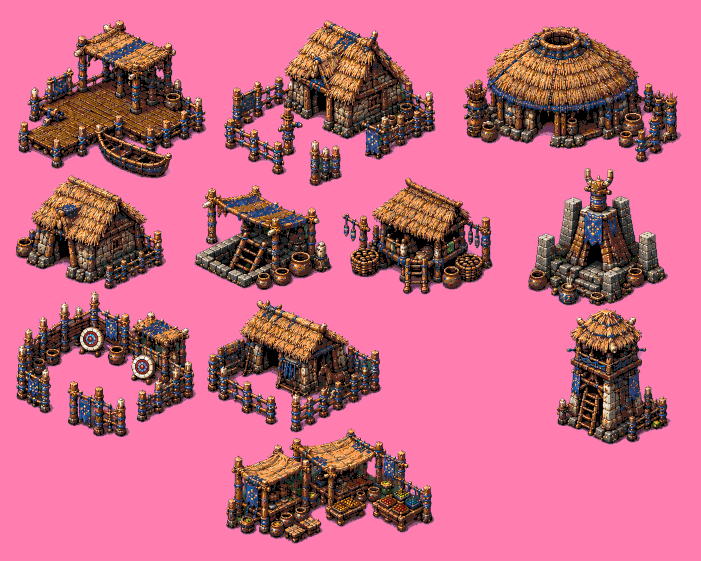
#> input picture scripts/retro_palette/buildings copy.png, 701 x 561 px
$ python retro_palette.py 'buildings copy.png'
#> lines starting #> are read from the running program, lines starting #| are printed output that depends on the picture; after the words box and inside, x2 and y2 are one past the last pixel; in counts of white or black regions, pixels touching at a corner belong together
#!/usr/bin/env python3
"""
retro_palette.py — Convertit une image en style rétro par indexation de couleurs.

Si un fichier .hex est trouvé à la racine du dossier de l'image, il est utilisé
comme palette fixe (cohérence garantie entre tous les sprites).

Format .hex : une couleur par ligne, avec ou sans #
    1a1c2c
    5d275d
    #b13e53
    ...

Usage :
    python retro_palette.py <image> [options]

Exemples :
    python retro_palette.py hero.png --remove-bg
    python retro_palette.py hero.png --remove-bg --dither
    python retro_palette.py hero.png --palette custom.hex
    python retro_palette.py hero.png --metric rgb          # distance RGB pure (meilleur pour sprites saturés)
    python retro_palette.py hero.png --metric lab          # distance Lab perceptuelle (défaut historique)
    python retro_palette.py hero.png --colors 16 --method kmeans  # sans palette hex
"""

import argparse
import sys
from pathlib import Path

try:
    from PIL import Image
except ImportError:
    print("Pillow manquant. Lance : pip3 install Pillow")
    sys.exit(1)

import numpy as np

try:
    from sklearn.cluster import MiniBatchKMeans
    SKLEARN_OK = True
except ImportError:
    SKLEARN_OK = False


# ─────────────────────────────────────────────
#  PALETTE .HEX
# ─────────────────────────────────────────────

def find_hex_palette(image_path: Path) -> Path | None:
    folder = image_path.parent
    hex_files = sorted(folder.glob("*.hex"))
    if not hex_files:
        print(f"   Aucun .hex trouvé dans {folder.resolve()}")
        return None
    if len(hex_files) > 1:
        names = ", ".join(f.name for f in hex_files)
        print(f"   {len(hex_files)} .hex trouvés ({names}) → utilisation de : {hex_files[0].name}")
    return hex_files[0]


# [98 lines left out: functions load_hex_palette, rgb_to_lab, snap_to_palette, not called in this run]


# ─────────────────────────────────────────────
#  DÉTECTION & SUPPRESSION DU BACKGROUND
# ─────────────────────────────────────────────

def detect_bg_color(img_rgb: Image.Image, sample_size: int = 5) -> tuple:
    arr = np.array(img_rgb)
    s = sample_size
    border_pixels = np.vstack([
        arr[:s, :].reshape(-1, 3),
        arr[-s:, :].reshape(-1, 3),
        arr[:, :s].reshape(-1, 3),
        arr[:, -s:].reshape(-1, 3),
    ])
    unique, counts = np.unique(border_pixels, axis=0, return_counts=True)
    return tuple(unique[counts.argmax()])


def remove_background(img_rgb: Image.Image, bg_color: tuple,
                      tolerance: int = 30) -> Image.Image:
    arr  = np.array(img_rgb, dtype=np.float32)
    bg   = np.array(bg_color, dtype=np.float32)
    dist = np.sqrt(np.sum((arr - bg) ** 2, axis=2))
    mask_bg   = dist <= tolerance
    near_edge = (dist > tolerance * 0.5) & (dist <= tolerance * 1.5)
    blend     = np.clip((dist - tolerance * 0.5) / tolerance, 0, 1)
    alpha = np.where(mask_bg, 0, 255).astype(np.uint8)
    alpha = np.where(near_edge & ~mask_bg, (blend * 255).astype(np.uint8), alpha)
    rgba = np.dstack([arr.astype(np.uint8), alpha])
    return Image.fromarray(rgba, "RGBA")


# ─────────────────────────────────────────────
#  MÉTHODES DE QUANTIZATION (mode sans palette .hex)
# ─────────────────────────────────────────────

def quantize_median_cut(img_rgb, n_colors, dither):
    method = Image.Dither.FLOYDSTEINBERG if dither else Image.Dither.NONE
    return img_rgb.quantize(colors=n_colors, method=Image.Quantize.MEDIANCUT, dither=method).convert("RGB")

def quantize_maxcoverage(img_rgb, n_colors, dither):
    method = Image.Dither.FLOYDSTEINBERG if dither else Image.Dither.NONE
    return img_rgb.quantize(colors=n_colors, method=Image.Quantize.MAXCOVERAGE, dither=method).convert("RGB")

# [24 lines left out: functions quantize_libimagequant, quantize_kmeans, not called in this run]

METHODS = {
    "mediancut":     quantize_median_cut,
    "maxcoverage":   quantize_maxcoverage,
    "libimagequant": quantize_libimagequant,
    "kmeans":        quantize_kmeans,
}


# ─────────────────────────────────────────────
#  EFFETS BONUS
# ─────────────────────────────────────────────

# [43 lines left out: functions apply_pixel_scale, apply_scanlines, print_palette_info, bake_retro_style, not called in this run]


# ─────────────────────────────────────────────
#  MAIN
# ─────────────────────────────────────────────

def parse_args():
    p = argparse.ArgumentParser(
        description="Convertit une image en style rétro — utilise un .hex si présent.",
        formatter_class=argparse.RawDescriptionHelpFormatter,
        epilog=__doc__,
    )
    p.add_argument("input", help="Image source")
    p.add_argument("-p", "--palette", default=None,
                   help="Fichier .hex à utiliser (défaut: auto-détection dans le dossier)")
    p.add_argument("-c", "--colors", type=int, default=16,
                   help="Couleurs si pas de .hex (défaut: 16)")
    p.add_argument("-m", "--method", choices=list(METHODS.keys()), default="mediancut",
                   help="Algo si pas de .hex (défaut: mediancut)")
    p.add_argument("-d", "--dither", action="store_true",
                   help="Dithering Floyd-Steinberg")
    p.add_argument("--metric", choices=["rgb", "lab"], default="rgb",
                   help="Métrique de distance couleur : rgb (défaut, meilleur pour pixel-art/sprites saturés) "
                        "ou lab (perceptuel, meilleur pour photos/dégradés complexes)")
    p.add_argument("--lightness-weight", type=float, default=1.0,
                   help="Poids de la luminosité en mode --metric lab (défaut: 1.0)")
    p.add_argument("-s", "--scale", type=int, default=1,
                   help="Facteur pixel-art ×N (défaut: 1)")
    p.add_argument("--scanlines", action="store_true", help="Effet scanlines CRT")
    p.add_argument("--scanline-strength", type=float, default=0.25)
    p.add_argument("-o", "--output", default=None, help="Chemin de sortie")
    p.add_argument("--show-palette", action="store_true", help="Affiche la palette dans le terminal")
    p.add_argument("--compare", action="store_true", help="Image côte-à-côte original/rétro")
    p.add_argument("--remove-bg", action=argparse.BooleanOptionalAction, default=True,
                   help="Supprime le fond et sort un PNG transparent (défaut: activé)")
    p.add_argument("--bg-tolerance", type=int, default=30,
                   help="Tolérance détection fond (défaut: 30)")
    p.add_argument("--bg-color", default=None,
                   help="Couleur de fond forcée en hex ex: #FFFFFF")
    p.add_argument("--no-palette", action="store_true",
                   help="Ignore le .hex même s'il existe (force la quantization auto)")
    return p.parse_args()


def build_output_path(input_path, args):
    if args.output:
        return Path(args.output)
    stem   = input_path.stem
    suffix = "_retro"
    if args.dither:
        suffix += "_dither"
    if args.scale > 1:
        suffix += f"_px{args.scale}"
    return input_path.with_name(stem + suffix + ".png")


def main():
    args       = parse_args()
    input_path = Path(args.input)

    if not input_path.exists():
        print(f"Erreur : fichier introuvable → {input_path}")
        sys.exit(1)

    print(f"\n→ {input_path.name}")
    img = Image.open(input_path)
#> img is the input picture: PIL image 701x561 P; mean R, G, B 198.8, 105.5, 132.1

    has_alpha = img.mode in ("RGBA", "LA", "PA") or (img.mode == "P" and "transparency" in img.info)
#> has_alpha = False
    if has_alpha:
        if img.mode not in ("RGBA", "LA", "PA"):
            img = img.convert("RGBA")
        original_alpha = img.split()[-1]
        bg_canvas = Image.new("RGB", img.size, (255, 0, 255))
        bg_canvas.paste(img, mask=original_alpha)
        img_rgb = bg_canvas
    else:
        original_alpha = None
        img_rgb = img.convert("RGB")
        if args.remove_bg:
            arr         = np.array(img_rgb, dtype=np.float32)
            bg_detected = np.array(detect_bg_color(img_rgb), dtype=np.float32)
#> in detect_bg_color, `unique, counts = np.unique(border_pixels, axis=0, return_counts=True)`: unique = [[255, 125, 175]]; counts = [12620]
#> bg_detected = [255, 125, 175]
            dist        = np.sqrt(np.sum((arr - bg_detected) ** 2, axis=2))
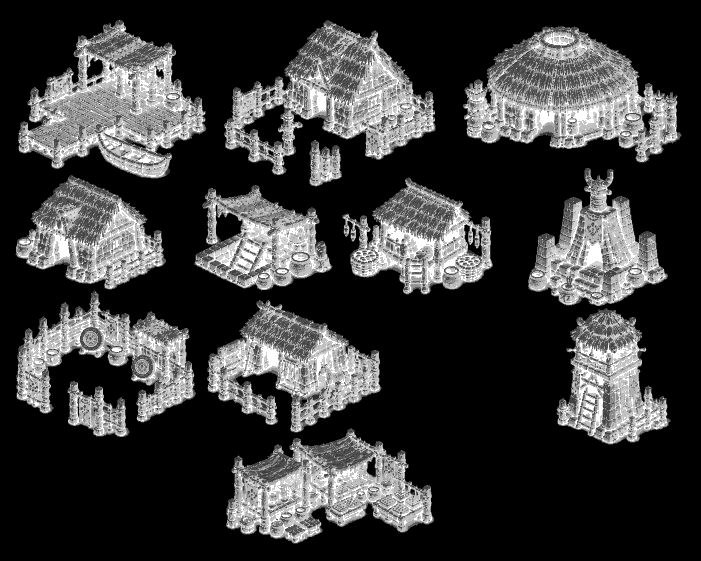
#> dist: shape (561, 701) float32; min 0, max 333.6, mean 77; drawn with min black and max white
            arr[dist <= args.bg_tolerance] = [255, 0, 255]
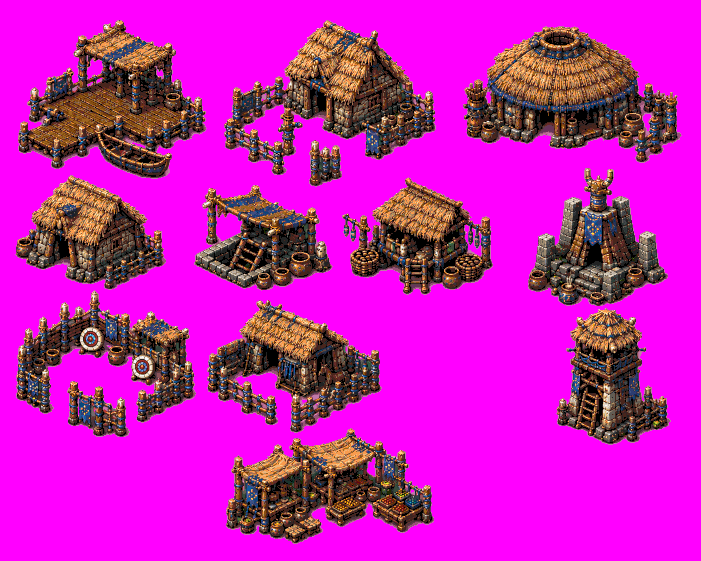
#> arr: shape (561, 701, 3) float32; mean R, G, B 199.3, 27.3, 182.6
            img_rgb     = Image.fromarray(arr.astype(np.uint8), "RGB")
            print(f"   Fond remplacé par magenta (rgb{tuple(bg_detected.astype(int))} → #FF00FF)")
#|    Fond remplacé par magenta (rgb(255, 125, 175) → #FF00FF)

    hex_palette = None
    if args.no_palette:
        print("   Palette .hex ignorée (--no-palette)")
    else:
        hex_path = Path(args.palette) if args.palette else find_hex_palette(input_path)
        if hex_path and hex_path.exists():
            hex_palette = load_hex_palette(hex_path)
        elif args.palette:
            print(f"Erreur : palette introuvable → {args.palette}")
            sys.exit(1)

    alpha_mask = None
    if args.remove_bg:
        if args.bg_color:
            hex_c    = args.bg_color.lstrip("#")
            bg_color = tuple(int(hex_c[i:i+2], 16) for i in (0, 2, 4))
            print(f"   Fond forcé  : #{hex_c.upper()}")
        elif not has_alpha:
            bg_color = (255, 0, 255)
        else:
            bg_color = detect_bg_color(img_rgb)
            print(f"   Fond détecté : rgb{bg_color}")

        img_rgba   = remove_background(img_rgb, bg_color, tolerance=args.bg_tolerance)
#> in remove_background, `dist = np.sqrt(np.sum((arr - bg) ** 2, axis=2))`:
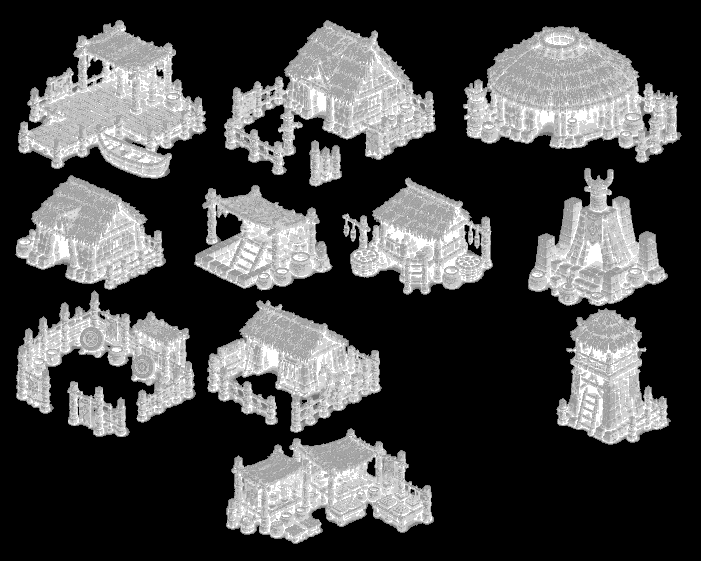
#> dist: shape (561, 701) float32; min 0, max 360.6, mean 101.1; drawn with min black and max white
#> in remove_background, `mask_bg   = dist <= tolerance`:
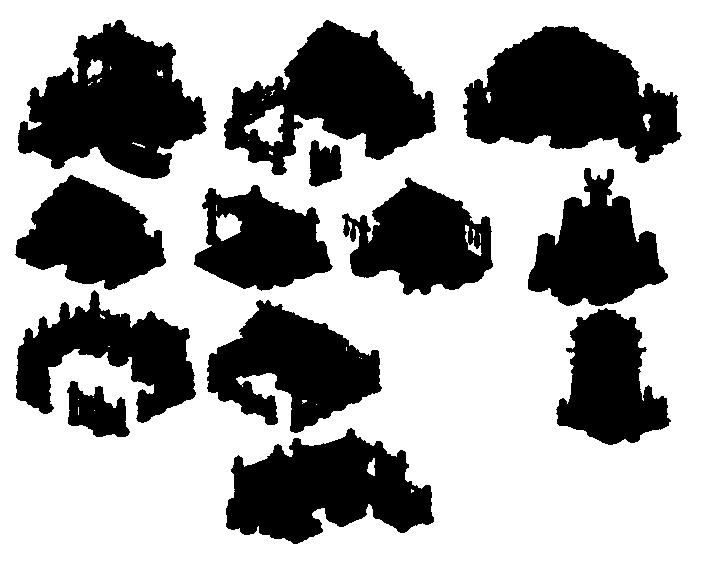
#> mask_bg: shape (561, 701) bool; 62.5% white; 13 black regions, largest, box (x1, y1, x2, y2) and area: (463, 26, 682, 163) 18747, (18, 20, 207, 179) 17731, (224, 20, 436, 175) 16515
#> in remove_background, `near_edge = (dist > tolerance * 0.5) & (dist <= tolerance * 1.5)`: near_edge: shape (561, 701) bool; every value is 0
#> in remove_background, `rgba = np.dstack([arr.astype(np.uint8), alpha])`:
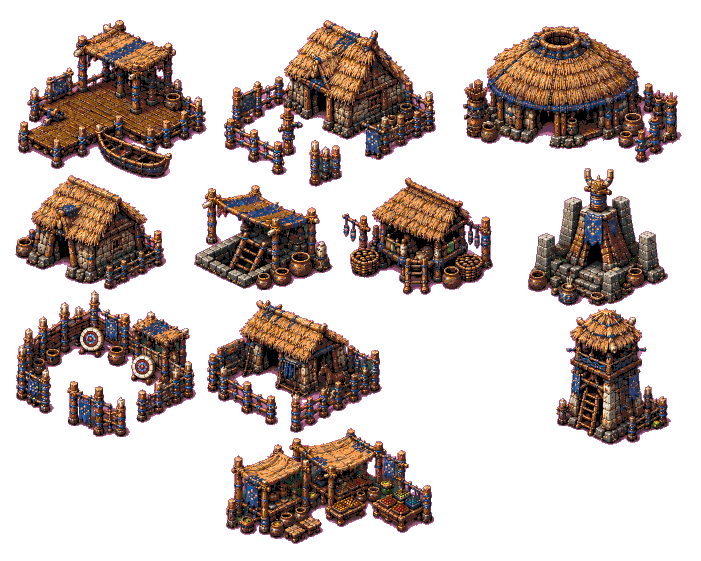
#> rgba: shape (561, 701, 4); mean R, G, B, A 198.8, 27.3, 182.2, 95.6; transparent parts drawn white
        alpha_mask = np.array(img_rgba)[:, :, 3]
        removed    = (alpha_mask == 0).sum()
#> removed = 245900
        total      = img_rgb.width * img_rgb.height
#> total = 393261
        print(f"   Pixels supprimés : {removed:,} / {total:,}  ({removed/total:.0%})")
#|    Pixels supprimés : 245,900 / 393,261  (63%)

    if args.scale > 1:
        img_rgb = apply_pixel_scale(img_rgb, args.scale)
        if alpha_mask is not None:
            alpha_mask = np.array(
                Image.fromarray(alpha_mask).resize(img_rgb.size, Image.Resampling.NEAREST)
            )

    if hex_palette is not None:
        print(f"   Mode : snap vers palette .hex  (metric={args.metric})")
        result_rgb = snap_to_palette(img_rgb, hex_palette,
                                     alpha_mask=alpha_mask, dither=args.dither,
                                     lightness_weight=args.lightness_weight,
                                     metric=args.metric)
    else:
        print(f"   Mode : quantization auto ({args.method}, {args.colors} couleurs)")
        quantize_fn = METHODS[args.method]
        if alpha_mask is not None:
            fg_mask    = (alpha_mask > 128)[:, :, np.newaxis].astype(np.uint8)
            img_fg     = Image.fromarray(np.array(img_rgb) * fg_mask)
            result_rgb = quantize_fn(img_fg, args.colors, args.dither)
#> in quantize_median_cut, `return img_rgb.quantize(colors=n_colors, method=Image.Quantize.MEDIANC..`:
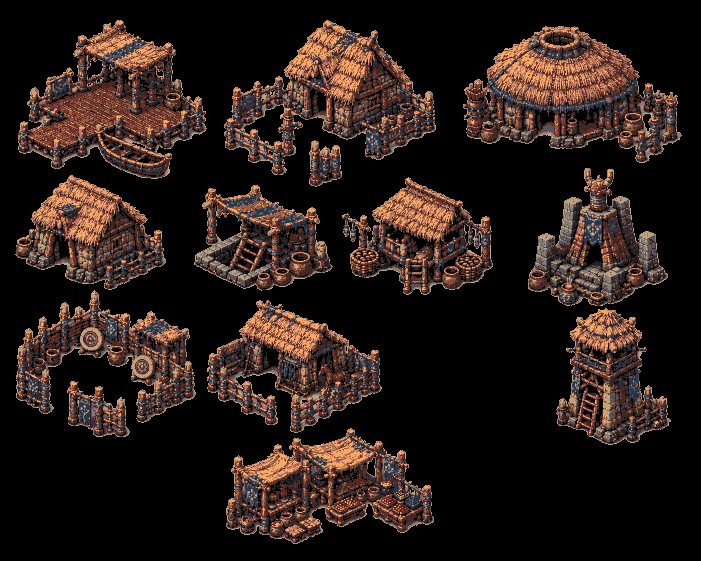
#> returned value: PIL image 701x561 RGB; mean R, G, B 39.4, 27.3, 22.9
        else:
            result_rgb = quantize_fn(img_rgb, args.colors, args.dither)

    if args.scanlines:
        result_rgb = apply_scanlines(result_rgb, args.scanline_strength)

    if args.show_palette and hex_palette is not None:
        print_palette_info(hex_palette)

    if args.remove_bg:
        result_arr = np.array(result_rgb)
        result     = Image.fromarray(np.dstack([result_arr, alpha_mask]).astype(np.uint8), "RGBA")
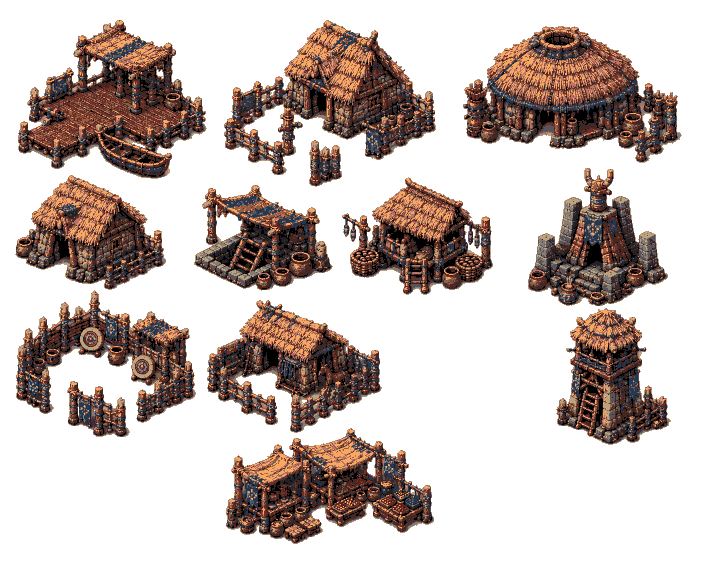
#> result: PIL image 701x561 RGBA; mean R, G, B, A 39.4, 27.3, 22.9, 95.6; transparent parts drawn white
    elif original_alpha is not None:
        result = result_rgb.copy()
        result.putalpha(original_alpha.resize(result_rgb.size, Image.Resampling.NEAREST))
    else:
        result = result_rgb

    if args.compare:
        orig_d  = img_rgb.resize(result_rgb.size, Image.Resampling.NEAREST)
        mode    = "RGBA" if args.remove_bg else "RGB"
        bg_fill = (30, 30, 30, 255) if args.remove_bg else (30, 30, 30)
        compare = Image.new(mode, (result_rgb.width * 2 + 10, result_rgb.height), bg_fill)
        compare.paste(orig_d, (0, 0))
        compare.paste(result, (result_rgb.width + 10, 0),
                      mask=result if args.remove_bg else None)
        cmp_path = build_output_path(input_path, args).with_stem(
                       build_output_path(input_path, args).stem + "_compare")
        compare.save(cmp_path, "PNG")
        print(f"   Compare : {cmp_path}")

    output_path = build_output_path(input_path, args)
    result.save(output_path, "PNG")
    in_kb  = input_path.stat().st_size / 1024
#> (the run stopped early here; a loop or call above may not have finished)

$ run again, on scripts/retro_palette/egyptian.png
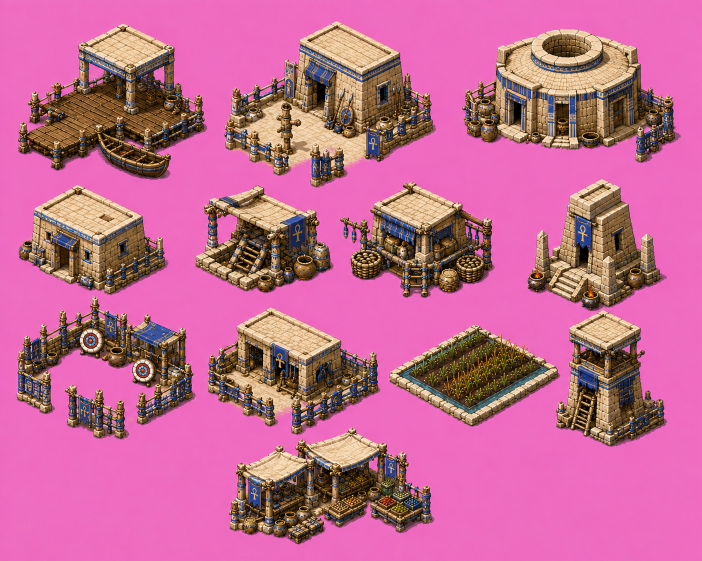
#> input picture scripts/retro_palette/egyptian.png, 1403 x 1121 px (shown at 1/2 size)
#> in main, img is the input picture: PIL image 1403x1121 RGB; mean R, G, B 193.8, 105.5, 146.5
#> has_alpha = False
#> unique = 450 rows, first 8: [227, 116, 181], [228, 117, 183], [230, 116, 185], [232, 109, 185], [233, 105, 189], [233, 106, 187], [233, 106, 188], [233, 106, 189]; counts = 450 values, max 670 at index 265, min 1 at index 5, mean 56.09
#> bg_detected = [238, 108, 192]
#|    Fond remplacé par magenta (rgb(238, 108, 192) → #FF00FF)
#> in remove_background, `mask_bg   = dist <= tolerance`:
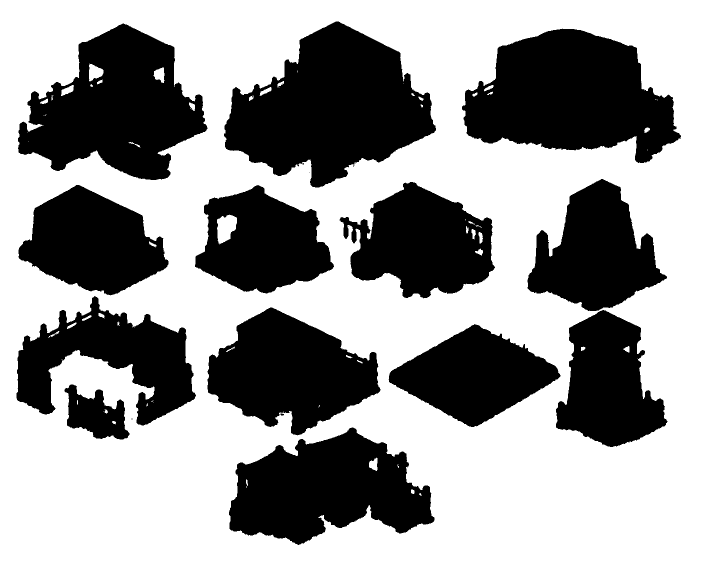
#> mask_bg: shape (1121, 1403) bool (shown at 1/2 size); 59% white; 22 black regions (8 under 20 px), largest, box (x1, y1, x2, y2) and area: (448, 43, 872, 375) 83649, (924, 57, 1362, 326) 76927, (36, 47, 415, 360) 69710
#> near_edge: shape (1121, 1403) bool; every value is 0
#> removed = 928304
#|    Pixels supprimés : 928,304 / 1,572,763  (59%)
#> in main, `result     = Image.fromarray(np.dstack([result_arr, alpha_mask]).astyp..`:
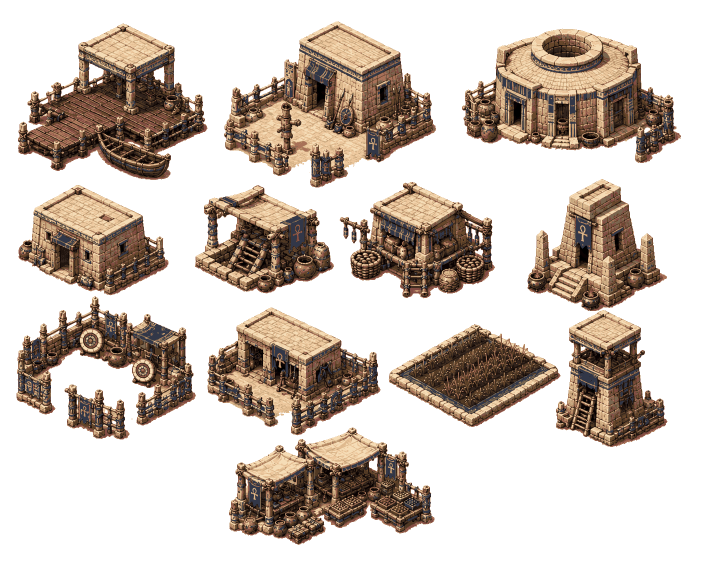
#> result: PIL image 1403x1121 RGBA (shown at 1/2 size); mean R, G, B, A 53, 41.6, 32.7, 104.5; transparent parts drawn white
